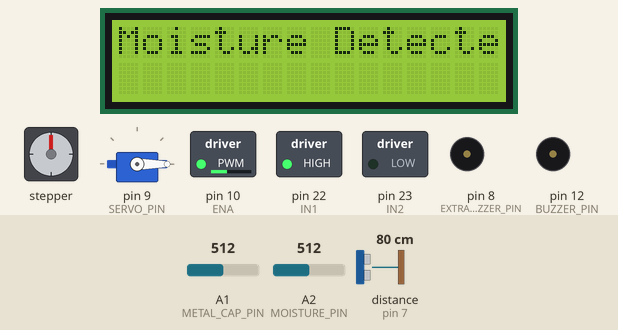
Recording of a sketch running on a simulated Arduino Mega 2560, built with avr-gcc and run on an emulated ATmega2560. Shown: stepper motor, 16×2 character LCD, servo, switched loads named in the sketch (green lamp = pin HIGH), buzzer (waves = sounding, pin HIGH). Wiring (inferred from the names in the program): ultrasonic range finder: trigger pin 6; echo pin 7; stepper motor driver (200 steps per turn assumed): step pin 3; direction pin 4; enable pin 5. The inputs (shaded band) are chosen by the test bench; at power-on: distance to the obstacle (sensor on pin 7) 80 cm, A1 (METAL_CAP_PIN) = 512, A2 (MOISTURE_PIN) = 512. The echo pulse lasts 58.3 µs per cm; pins used as bus, display or sensor lines are not drawn; what the sketch prints to the serial monitor is not drawn.

Above: at 1.2 s.
1.3 s: distance to the obstacle (sensor on pin 7) set to 2 cm
At 4.6 s:
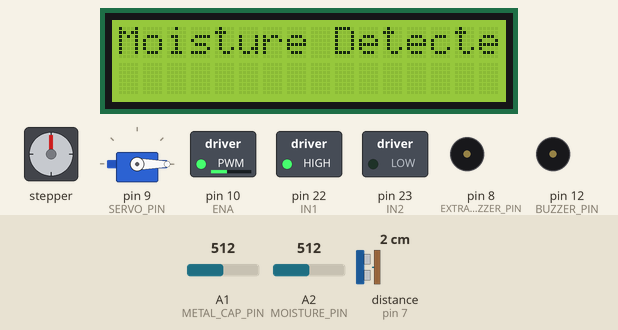
At 7.2 s:
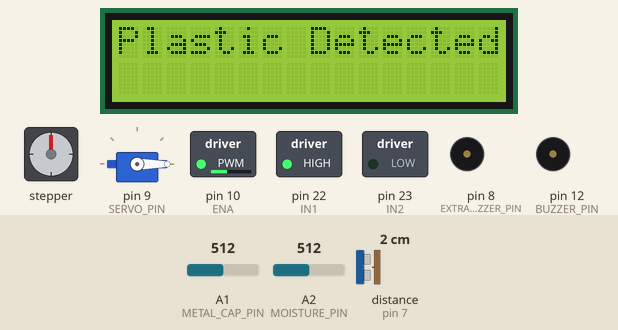
8.3 s: A1 (METAL_CAP_PIN) set to 716
At 14.4 s:
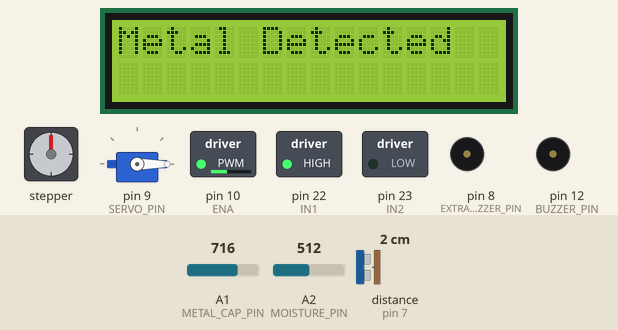
Timing chart, 0 to 19.4 s (numbered marks = the images above; inputs shaded):
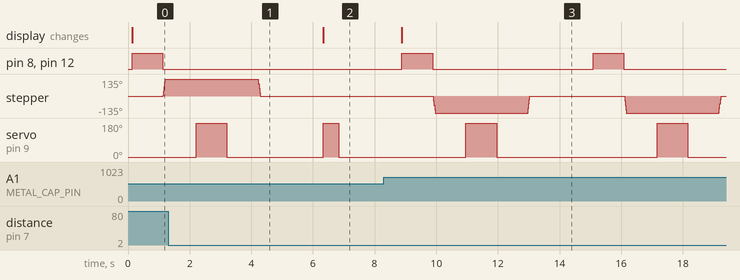

Measured:
- after the input at 1.3 s, pin 8 (EXTRA_BUZZER_PIN), pin 12 (BUZZER_PIN): stays LOW (without the input it goes to HIGH after 5.0 s); stepper: goes on until 4.3 s, then stays 0°
- after the input at 8.3 s, pin 8 (EXTRA_BUZZER_PIN), pin 12 (BUZZER_PIN): alternates HIGH for 1.0 s and LOW for 5.2 s, starting after 0.59 s
- by itself, stepper: turns 135° clockwise

The sketch:

arduino_mega.ino
```cpp
/*
  Automated Smart Waste Segregation System with Live Monitoring and Bin Alerts
  ------------------------------------------------------------------------------
  Board   : Arduino Mega 2560
  Purpose : Reads moisture, metal, and ultrasonic sensors to classify waste as
            Metal / Plastic / Moisture(Wet), drives the conveyor DC motor,
            rotates a NEMA17 stepper + MG995 servo to align the correct bin,
            and displays live status on a 16x2 I2C LCD.
  Author  : D. Siddu Maheswara Rao, J. Sri Sai Durga Veerendra,
            K. Sai Veerendra Vasu, P. Satya Krishna
  Guide   : Mr. P. Ramesh, M.Tech, Ph.D
  Dept    : Electronics & Communication Engineering,
            Aditya College of Engineering & Technology (A)
*/

#include <Wire.h>
#include <LiquidCrystal_I2C.h>
#include <Servo.h>

// Stepper Motor Pins
#define DIR_PIN 4
#define STEP_PIN 3
#define ENABLE_PIN 5

// Moisture Sensor & Buzzer
#define MOISTURE_PIN A2
#define BUZZER_PIN 12
#define EXTRA_BUZZER_PIN 8
const int moistureThreshold = 1000;

// Metal Sensor Pins
#define METAL_PULSE_PIN A0
#define METAL_CAP_PIN A1
const int metalThreshold = 40;

// Stepper Motor Config
const int stepDelay = 500;
const int stepsToMove = 75;

// Servo Motor
#define SERVO_PIN 9
Servo myServo;

// LCD Setup
LiquidCrystal_I2C lcd(0x27, 16, 2);

// Ultrasonic Sensor Pins for Plastic Detection
#define TRIG_PIN 6
#define ECHO_PIN 7
const int plasticThreshold = 15; // Adjust based on testing

// L298N Motor Driver Pins
#define ENA 10 // PWM Speed Control
#define IN1 22 // Motor Direction
#define IN2 23

void setup() {
  Serial.begin(115200);
  Wire.begin();
  lcd.init();
  lcd.backlight();
  lcd.setCursor(0, 0);
  lcd.print("Monitoring...");

  // Stepper & Sensors Initialization
  pinMode(DIR_PIN, OUTPUT);
  pinMode(STEP_PIN, OUTPUT);
  pinMode(ENABLE_PIN, OUTPUT);
  pinMode(MOISTURE_PIN, INPUT);
  pinMode(BUZZER_PIN, OUTPUT);
  pinMode(EXTRA_BUZZER_PIN, OUTPUT);
  digitalWrite(BUZZER_PIN, LOW);
  digitalWrite(EXTRA_BUZZER_PIN, LOW);
  myServo.attach(SERVO_PIN);
  myServo.write(0);
  setupMetalSensor();
  pinMode(TRIG_PIN, OUTPUT);
  pinMode(ECHO_PIN, INPUT);
  digitalWrite(ENABLE_PIN, LOW);

  // DC Motor Initialization
  pinMode(ENA, OUTPUT);
  pinMode(IN1, OUTPUT);
  pinMode(IN2, OUTPUT);

  runMotor(100); // Start DC motor at speed 200
  Serial.println("Monitoring sensors...");
}

void loop() {
  int moistureValue = analogRead(MOISTURE_PIN);
  bool metalDetected = detectMetal();
  int distance = getUltrasonicDistance();

  Serial.print("Moisture Level: "); Serial.print(moistureValue);
  Serial.print(" | Metal: "); Serial.print(metalDetected ? "Detected" : "No Metal");
  Serial.print(" | Plastic Distance: "); Serial.println(distance);

  if (metalDetected) { // Highest Priority
    Serial.println("Metal Detected - Moving 75 steps Counterclockwise...");
    lcd.clear();
    lcd.setCursor(0, 0);
    lcd.print("Metal Detected");
    activateBuzzer();
    stepMotor(stepsToMove, LOW);
    delay(1000);
    rotateServo(1000);
    delay(1000);
    stepMotor(stepsToMove, HIGH);
  }
  else if (distance < plasticThreshold) { // Second Priority
    Serial.println("Plastic Detected - Stepper remains idle.");
    lcd.clear();
    lcd.setCursor(0, 0);
    lcd.print("Plastic Detected");
    rotateServo(500);
  }
  else if (moistureValue < moistureThreshold) { // Lowest Priority
    Serial.println("Moisture Detected - Moving 75 steps Clockwise...");
    lcd.clear();
    lcd.setCursor(0, 0);
    lcd.print("Moisture Detected");
    activateBuzzer();
    stepMotor(stepsToMove, HIGH);
    delay(1000);
    rotateServo(1000);
    delay(1000);
    stepMotor(stepsToMove, LOW);
  }
  else {
    Serial.println("No Object Detected");
    lcd.clear();
    lcd.setCursor(0, 0);
    lcd.print("No Object");
  }

  delay(2000);
}

void stepMotor(int steps, bool direction) {
  digitalWrite(DIR_PIN, direction);
  for (int i = 0; i < steps; i++) {
    digitalWrite(STEP_PIN, HIGH);
    delayMicroseconds(stepDelay);
    digitalWrite(STEP_PIN, LOW);
    delayMicroseconds(stepDelay);
  }
}

int getUltrasonicDistance() {
  digitalWrite(TRIG_PIN, LOW);
  delayMicroseconds(2);
  digitalWrite(TRIG_PIN, HIGH);
  delayMicroseconds(10);
  digitalWrite(TRIG_PIN, LOW);
  long duration = pulseIn(ECHO_PIN, HIGH);
  return duration * 0.034 / 2;
}

void rotateServo(int speedDelay) {
  myServo.write(180);
  delay(speedDelay);
  myServo.write(0);
}

void setupMetalSensor() {
  pinMode(METAL_PULSE_PIN, OUTPUT);
  digitalWrite(METAL_PULSE_PIN, LOW);
  pinMode(METAL_CAP_PIN, INPUT);
}

bool detectMetal() {
  int minval = 1023, maxval = 0;
  long unsigned int sum = 0;

  for (int imeas = 0; imeas < 128; imeas++) {
    pinMode(METAL_CAP_PIN, OUTPUT);
    digitalWrite(METAL_CAP_PIN, LOW);
    delayMicroseconds(10);
    pinMode(METAL_CAP_PIN, INPUT);

    for (int ipulse = 0; ipulse < 8; ipulse++) {
      digitalWrite(METAL_PULSE_PIN, HIGH);
      delayMicroseconds(2);
      digitalWrite(METAL_PULSE_PIN, LOW);
      delayMicroseconds(2);
    }

    int val = analogRead(METAL_CAP_PIN);
    minval = min(val, minval);
    maxval = max(val, maxval);
    sum += val;
  }

  sum -= minval;
  sum -= maxval;

  static long int sumsum = 0, skip = 0, diff = 0;
  if (sumsum == 0) sumsum = sum << 6;
  long int avgsum = (sumsum + 32) >> 6;
  diff = sum - avgsum;

  if (abs(diff) < (avgsum >> 10)) {
    sumsum = sumsum + sum - avgsum;
    skip = 0;
  } else {
    skip++;
  }

  if (skip > 32) {
    sumsum = sum << 6;
    skip = 0;
  }

  return abs(diff) > metalThreshold;
}

void activateBuzzer() {
  digitalWrite(BUZZER_PIN, HIGH);
  digitalWrite(EXTRA_BUZZER_PIN, HIGH);
  delay(1000);
  digitalWrite(BUZZER_PIN, LOW);
  digitalWrite(EXTRA_BUZZER_PIN, LOW);
}

// Function to Run DC Motor with Speed Control
void runMotor(int speed) {
  digitalWrite(IN1, HIGH);
  digitalWrite(IN2, LOW);
  analogWrite(ENA, speed); // Speed range: 0-255
}
```
